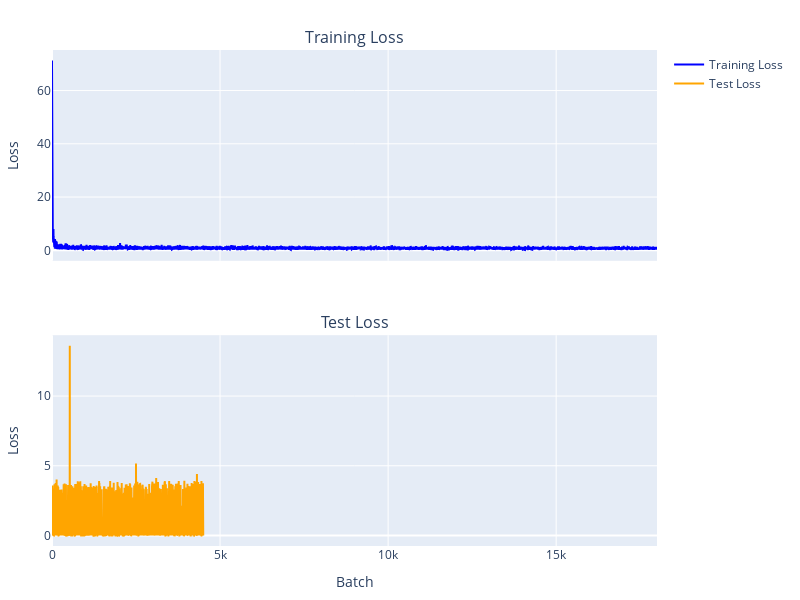

Source (notebook cell):
### Code cell
model = DegradationTransformer(vocab_size=vocab_size, context_window=context_window, 
                               embedding_dim=128, num_heads=8, num_blocks=3)
optim = torch.optim.Adam(model.parameters(), lr=0.002)
loss_func = torch.nn.CrossEntropyLoss()
len(train_loader), len(test_loader)
cbs = [ProgressCallback(50)]
learner = Learner(model, optim, loss_func, train_loader, test_loader, cbs, device=device)
learner.fit(1)

### Figure 1 — Plotly figure (JSON) as saved in the notebook; plotly's stock layout.template omitted (floating-point values rounded to 4 significant figures; data arrays with more than 128 entries replaced by an {"elided": "..."} marker saying what was removed)
{"data": [{"line": {"color": "blue"}, "mode": "lines", "name": "Training Loss", "type": "scatter", "x": {"elided": "18001 int values"}, "xaxis": "x", "y": {"elided": "18001 float values"}, "yaxis": "y"}, {"line": {"color": "orange"}, "mode": "lines", "name": "Test Loss", "type": "scatter", "x": {"elided": "4501 int values"}, "xaxis": "x2", "y": {"elided": "4501 float values"}, "yaxis": "y2"}], "layout": {"annotations": [{"font": {"size": 16}, "showarrow": false, "text": "Training Loss", "x": 0.5, "xanchor": "center", "xref": "paper", "y": 1, "yanchor": "bottom", "yref": "paper"}, {"font": {"size": 16}, "showarrow": false, "text": "Test Loss", "x": 0.5, "xanchor": "center", "xref": "paper", "y": 0.425, "yanchor": "bottom", "yref": "paper"}], "height": 600, "margin": {"b": 50, "l": 50, "r": 50, "t": 50}, "showlegend": true, "width": 800, "xaxis": {"anchor": "y", "domain": [0, 1], "matches": "x2", "showticklabels": false}, "xaxis2": {"anchor": "y2", "domain": [0, 1], "title": {"text": "Batch"}}, "yaxis": {"anchor": "x", "domain": [0.575, 1], "title": {"text": "Loss"}}, "yaxis2": {"anchor": "x2", "domain": [0, 0.425], "title": {"text": "Loss"}}}}
